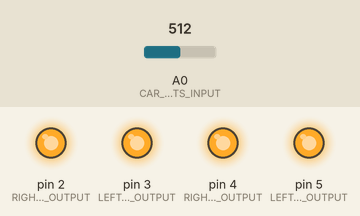
A sketch run on a simulated Arduino Uno, built with avr-gcc and run on an emulated ATmega328P. Shown: output pins drawn as LEDs (lit = HIGH). The inputs (shaded band) are chosen by the test bench; at power-on: A0 (CAR_LIGHTS_INPUT) = 512.

Above: at 1.2 s.
1.3 s: A0 (CAR_LIGHTS_INPUT) set to 214
2.8 s: A0 (CAR_LIGHTS_INPUT) set to 185
At 3.8 s:
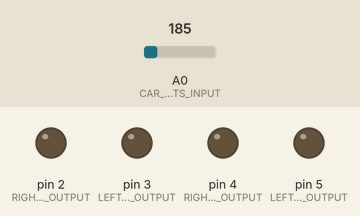
4.3 s: A0 (CAR_LIGHTS_INPUT) set to 210
At 4.9 s:
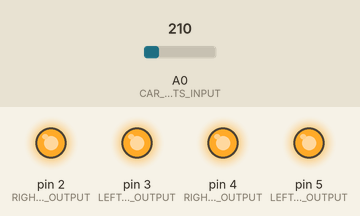
5.8 s: A0 (CAR_LIGHTS_INPUT) set to 190
At 6.1 s:
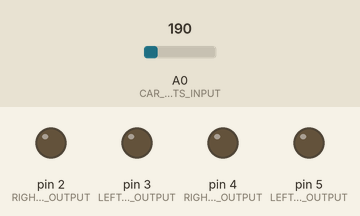
Timing chart, 0 to 8.3 s (numbered marks = the images above; inputs shaded):
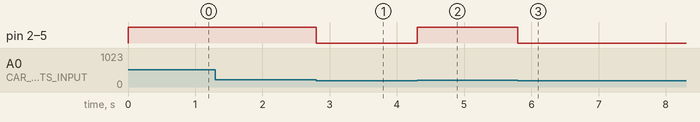

The sketch:

RCCar.ino
```cpp
// Below is the constants for the inputs coming from the receiver
#define CAR_LIGHTS_INPUT A0

// Below is the cosntants for the output pins of the LEDS
#define RIGHT_BRAKE_LIGHTS_OUTPUT 2
#define LEFT_BRAKE_LIGHTS_OUTPUT 3
#define RIGHT_FRONT_LIGHTS_OUTPUT 4
#define LEFT_FRONT_LIGHTS_OUTPUT 5

// Variables will change:
int buttonState = 0;         // current state of the button

void setup() {
  // put your setup code here, to run once:
  pinMode(CAR_LIGHTS_INPUT, INPUT);

  pinMode(RIGHT_BRAKE_LIGHTS_OUTPUT, OUTPUT);
  pinMode(LEFT_BRAKE_LIGHTS_OUTPUT, OUTPUT);
  pinMode(RIGHT_FRONT_LIGHTS_OUTPUT, OUTPUT);
  pinMode(LEFT_FRONT_LIGHTS_OUTPUT, OUTPUT);

  Serial.begin(9600);
}

void loop() {
  // read the pushbutton input pin:
  buttonState = analogRead(CAR_LIGHTS_INPUT);

    // if the state has changed, increment the counter
    if (buttonState > 200) {
      digitalWrite(RIGHT_BRAKE_LIGHTS_OUTPUT, HIGH);
      digitalWrite(LEFT_BRAKE_LIGHTS_OUTPUT, HIGH);
      digitalWrite(RIGHT_FRONT_LIGHTS_OUTPUT, HIGH);
      digitalWrite(LEFT_FRONT_LIGHTS_OUTPUT, HIGH);
    } else {
      digitalWrite(RIGHT_BRAKE_LIGHTS_OUTPUT, LOW);
      digitalWrite(LEFT_BRAKE_LIGHTS_OUTPUT, LOW);
      digitalWrite(RIGHT_FRONT_LIGHTS_OUTPUT, LOW);
      digitalWrite(LEFT_FRONT_LIGHTS_OUTPUT, LOW);
    }
}
```

Measured:
- the behaviour switches between 201 and 200 on A0 (CAR_LIGHTS_INPUT) (found by bisection; images 0 and 1)
- after the input at 1.3 s, every drawn part: stays the same
- after the input at 2.8 s, pin 2 (RIGHT_BRAKE_LIGHTS_OUTPUT), pin 3 (LEFT_BRAKE_LIGHTS_OUTPUT), pin 4 (RIGHT_FRONT_LIGHTS_OUTPUT), pin 5 (LEFT_FRONT_LIGHTS_OUTPUT): HIGH → LOW at once
- after the input at 4.3 s, pin 2 (RIGHT_BRAKE_LIGHTS_OUTPUT), pin 3 (LEFT_BRAKE_LIGHTS_OUTPUT), pin 4 (RIGHT_FRONT_LIGHTS_OUTPUT), pin 5 (LEFT_FRONT_LIGHTS_OUTPUT): LOW → HIGH at once
- after the input at 5.8 s, pin 2 (RIGHT_BRAKE_LIGHTS_OUTPUT), pin 3 (LEFT_BRAKE_LIGHTS_OUTPUT), pin 4 (RIGHT_FRONT_LIGHTS_OUTPUT), pin 5 (LEFT_FRONT_LIGHTS_OUTPUT): HIGH → LOW at once
